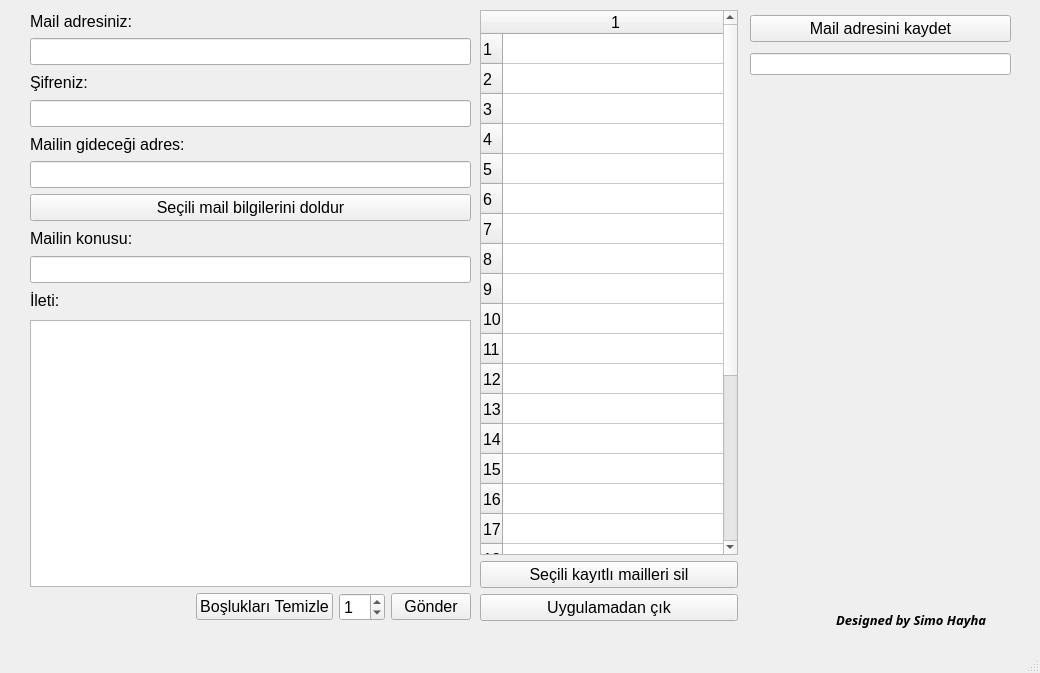
<?xml version="1.0" encoding="UTF-8"?>
<ui version="4.0">
 <class>MainWindow</class>
 <widget class="QMainWindow" name="MainWindow">
  <property name="geometry">
   <rect>
    <x>0</x>
    <y>0</y>
    <width>1040</width>
    <height>673</height>
   </rect>
  </property>
  <property name="windowTitle">
   <string>MainWindow</string>
  </property>
  <widget class="QWidget" name="centralwidget">
   <widget class="QWidget" name="layoutWidget">
    <property name="geometry">
     <rect>
      <x>30</x>
      <y>320</y>
      <width>441</width>
      <height>301</height>
     </rect>
    </property>
    <layout class="QVBoxLayout" name="verticalLayout_3">
     <item>
      <widget class="QTextEdit" name="txteIleti">
       <property name="font">
        <font>
         <pointsize>12</pointsize>
        </font>
       </property>
      </widget>
     </item>
     <item>
      <layout class="QHBoxLayout" name="horizontalLayout_2">
       <item>
        <spacer name="horizontalSpacer">
         <property name="orientation">
          <enum>Qt::Horizontal</enum>
         </property>
         <property name="sizeHint" stdset="0">
          <size>
           <width>108</width>
           <height>20</height>
          </size>
         </property>
        </spacer>
       </item>
       <item>
        <widget class="QPushButton" name="btnBosluklariTemizle">
         <property name="font">
          <font>
           <pointsize>12</pointsize>
          </font>
         </property>
         <property name="text">
          <string>Boşlukları Temizle</string>
         </property>
        </widget>
       </item>
       <item>
        <widget class="QSpinBox" name="spnbAdet">
         <property name="font">
          <font>
           <pointsize>12</pointsize>
          </font>
         </property>
         <property name="toolTipDuration">
          <number>1</number>
         </property>
         <property name="value">
          <number>1</number>
         </property>
        </widget>
       </item>
       <item>
        <widget class="QPushButton" name="btnGonder">
         <property name="font">
          <font>
           <pointsize>12</pointsize>
          </font>
         </property>
         <property name="text">
          <string>Gönder</string>
         </property>
        </widget>
       </item>
      </layout>
     </item>
    </layout>
   </widget>
   <widget class="QWidget" name="layoutWidget">
    <property name="geometry">
     <rect>
      <x>30</x>
      <y>10</y>
      <width>441</width>
      <height>301</height>
     </rect>
    </property>
    <layout class="QVBoxLayout" name="verticalLayout">
     <item>
      <widget class="QLabel" name="label_4">
       <property name="font">
        <font>
         <pointsize>12</pointsize>
        </font>
       </property>
       <property name="text">
        <string>Mail adresiniz:</string>
       </property>
      </widget>
     </item>
     <item>
      <widget class="QLineEdit" name="lneKullaniciMailAdresi">
       <property name="font">
        <font>
         <pointsize>12</pointsize>
        </font>
       </property>
      </widget>
     </item>
     <item>
      <widget class="QLabel" name="label_3">
       <property name="font">
        <font>
         <pointsize>12</pointsize>
        </font>
       </property>
       <property name="text">
        <string>Şifreniz:</string>
       </property>
      </widget>
     </item>
     <item>
      <widget class="QLineEdit" name="lneKullaniciMailSifresi">
       <property name="font">
        <font>
         <pointsize>12</pointsize>
        </font>
       </property>
       <property name="echoMode">
        <enum>QLineEdit::Password</enum>
       </property>
      </widget>
     </item>
     <item>
      <widget class="QLabel" name="label_2">
       <property name="font">
        <font>
         <pointsize>12</pointsize>
        </font>
       </property>
       <property name="text">
        <string>Mailin gideceği adres:</string>
       </property>
      </widget>
     </item>
     <item>
      <widget class="QLineEdit" name="lneMailinGidecegiAdres">
       <property name="font">
        <font>
         <pointsize>12</pointsize>
        </font>
       </property>
      </widget>
     </item>
     <item>
      <widget class="QPushButton" name="btnBoslukDoldurma">
       <property name="font">
        <font>
         <pointsize>12</pointsize>
        </font>
       </property>
       <property name="text">
        <string>Seçili mail bilgilerini doldur</string>
       </property>
      </widget>
     </item>
     <item>
      <widget class="QLabel" name="label_5">
       <property name="font">
        <font>
         <pointsize>12</pointsize>
        </font>
       </property>
       <property name="text">
        <string>Mailin konusu:</string>
       </property>
      </widget>
     </item>
     <item>
      <widget class="QLineEdit" name="lneMailKonusu">
       <property name="font">
        <font>
         <pointsize>12</pointsize>
        </font>
       </property>
      </widget>
     </item>
     <item>
      <widget class="QLabel" name="label">
       <property name="font">
        <font>
         <pointsize>12</pointsize>
        </font>
       </property>
       <property name="text">
        <string>İleti:</string>
       </property>
      </widget>
     </item>
    </layout>
   </widget>
   <widget class="QWidget" name="layoutWidget">
    <property name="geometry">
     <rect>
      <x>750</x>
      <y>10</y>
      <width>261</width>
      <height>71</height>
     </rect>
    </property>
    <layout class="QVBoxLayout" name="verticalLayout_2">
     <item>
      <widget class="QPushButton" name="btnAdresKaydet">
       <property name="font">
        <font>
         <pointsize>12</pointsize>
        </font>
       </property>
       <property name="text">
        <string>Mail adresini kaydet</string>
       </property>
      </widget>
     </item>
     <item>
      <widget class="QLineEdit" name="lneKaydedilecekMail"/>
     </item>
    </layout>
   </widget>
   <widget class="QWidget" name="layoutWidget">
    <property name="geometry">
     <rect>
      <x>480</x>
      <y>10</y>
      <width>258</width>
      <height>611</height>
     </rect>
    </property>
    <layout class="QVBoxLayout" name="verticalLayout_4">
     <item>
      <widget class="QTableWidget" name="tblMailler">
       <property name="font">
        <font>
         <pointsize>12</pointsize>
        </font>
       </property>
       <property name="rowCount">
        <number>25</number>
       </property>
       <property name="columnCount">
        <number>1</number>
       </property>
       <attribute name="horizontalHeaderDefaultSectionSize">
        <number>225</number>
       </attribute>
       <attribute name="horizontalHeaderMinimumSectionSize">
        <number>49</number>
       </attribute>
       <attribute name="verticalHeaderDefaultSectionSize">
        <number>30</number>
       </attribute>
       <row/>
       <row/>
       <row/>
       <row/>
       <row/>
       <row/>
       <row/>
       <row/>
       <row/>
       <row/>
       <row/>
       <row/>
       <row/>
       <row/>
       <row/>
       <row/>
       <row/>
       <row/>
       <row/>
       <row/>
       <row/>
       <row/>
       <row/>
       <row/>
       <row/>
       <column/>
       <item row="0" column="0">
        <property name="text">
         <string/>
        </property>
       </item>
      </widget>
     </item>
     <item>
      <widget class="QPushButton" name="btnKayitliMailSil">
       <property name="font">
        <font>
         <pointsize>12</pointsize>
        </font>
       </property>
       <property name="text">
        <string>Seçili kayıtlı mailleri sil</string>
       </property>
      </widget>
     </item>
     <item>
      <widget class="QPushButton" name="btnCikis">
       <property name="font">
        <font>
         <pointsize>12</pointsize>
        </font>
       </property>
       <property name="text">
        <string>Uygulamadan çık</string>
       </property>
      </widget>
     </item>
    </layout>
   </widget>
   <widget class="QLabel" name="label_6">
    <property name="geometry">
     <rect>
      <x>836</x>
      <y>610</y>
      <width>181</width>
      <height>20</height>
     </rect>
    </property>
    <property name="font">
     <font>
      <family>Papyrus</family>
      <pointsize>10</pointsize>
      <weight>75</weight>
      <italic>true</italic>
      <bold>true</bold>
     </font>
    </property>
    <property name="text">
     <string>Designed by Simo Hayha</string>
    </property>
   </widget>
  </widget>
  <widget class="QMenuBar" name="menubar">
   <property name="geometry">
    <rect>
     <x>0</x>
     <y>0</y>
     <width>1040</width>
     <height>21</height>
    </rect>
   </property>
  </widget>
  <widget class="QStatusBar" name="statusbar"/>
 </widget>
 <resources/>
 <connections/>
</ui>
